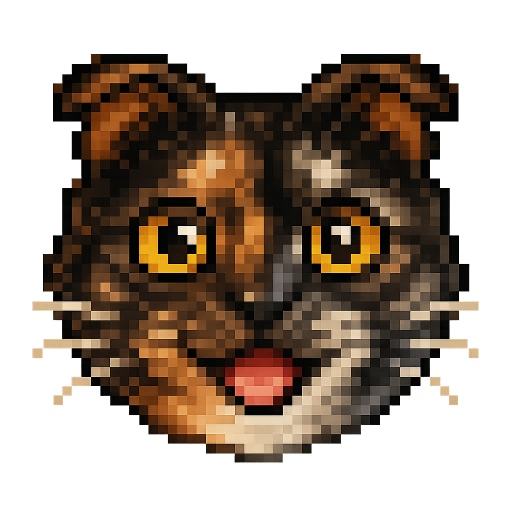
#> input picture src/data/portraits/circe.png, 1024 x 1024 px (shown at 1/2 size)
$ python gen_sprite.py ../src/data/portraits/circe.png
#> lines starting #> are read from the running program, lines starting #| are printed output that depends on the picture
#!/usr/bin/env python3
import argparse
import math
from pathlib import Path

from PIL import Image

PALETTE = {
    ".": (0, 0, 0, 0),
    "O": (248, 244, 216, 255),
    "L": (243, 243, 239, 255),
    "G": (92, 95, 104, 255),
    "D": (44, 47, 54, 255),
    "B": (36, 37, 45, 255),
    "K": (17, 18, 22, 255),
    "A": (216, 167, 106, 255),
    "Y": (255, 212, 77, 255),
    "C": (106, 230, 255, 255),
    "R": (255, 115, 90, 255),
}


def dist(c1, c2):
    r1, g1, b1, _ = c1
    r2, g2, b2, _ = c2
    return math.sqrt((r1 - r2) ** 2 + (g1 - g2) ** 2 + (b1 - b2) ** 2)


def nearest_symbol(pixel, transparent_threshold, visible_colors):
    r, g, b, a = pixel

    if a < transparent_threshold:
        return "."

    pixel = (r, g, b, a)
    return min(visible_colors, key=lambda k: dist(pixel, visible_colors[k]))


def pixelate_sprite(
    input_path: str,
    txt_output_path: str | None = None,
    size: int = 32,
    transparent_threshold: int = 10,
):
#> called with input_path = '../src/data/portraits/circe.png', size = 32, transparent_threshold = 10
    visible_colors = {k: v for k, v in PALETTE.items() if k != "."}
    img = Image.open(input_path).convert("RGBA")
#> img is the input picture: PIL image 1024x1024 RGBA; mean R, G, B, A 65.6, 48.5, 32.1, 136
    small = img.resize((size, size), Image.Resampling.LANCZOS)
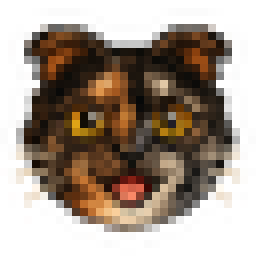
#> small: PIL image 32x32 RGBA (shown 8 times larger); mean R, G, B, A 56.1, 39.2, 25.5, 136.3; transparent parts drawn white

    symbols = []
    indexed = Image.new("RGBA", (size, size), PALETTE["."])
#> indexed: PIL image 32x32 RGBA; every value is 0
    src = small.load()
    dst = indexed.load()

    for y in range(size):
        row = []
        for x in range(size):
            symbol = nearest_symbol(src[x, y], transparent_threshold, visible_colors)
            row.append(symbol)
            dst[x, y] = PALETTE[symbol]
        symbols.append("".join(row))
#> after the loop, symbols = 32 items

    print_terminal_sprite(indexed)
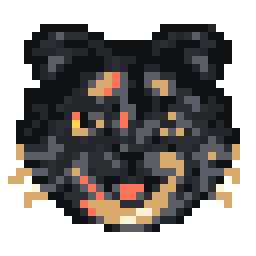
#> indexed: PIL image 32x32 RGBA (shown 8 times larger); mean R, G, B, A 40.3, 36, 35, 151.7; transparent parts drawn white

    ts_array = to_typescript_array(symbols)
    print()
    print(ts_array)

    if txt_output_path:
        Path(txt_output_path).write_text(ts_array + "\n")


def to_typescript_array(symbols: list[str]) -> str:
    rows = []
    for line in symbols:
        cells = ", ".join(symbol_to_const(char) for char in line)
        rows.append(f"  [{cells}]")
#> this loop made 32 passes
#> line on passes 1 to 12: '................................', '................................', '................................', '.....KKKKKK.........KKKKKKB.....', '....KKDGDDDKK......KKDBDGDKK....', '...KKDDBKKKBBKKKKKKBDBKKKDDKK...', '...KBBBDDBBKBBKKKKKBKKKDDBKKK...', '...KKKGGDKKKKBDBBKKKKKKDGGKKK...', '....KBGBKKKKKBDBKKBBKKKKBGBK....', '....KBDKKKBBGARGKKGGDDKKKDBK....', '.....KKKKKBGAARGBKGAAGKKKKK.....', '...KKKKKKBDAARGGKKBGAGDDKKKK....'
#> after the loop, rows = 32 items
    return ",\n".join(rows)


def symbol_to_const(char: str) -> str:
    if char == ".":
        return "T"
    return char


def print_terminal_sprite(img: Image.Image):
    src = img.load()
    for y in range(img.height):
        parts = []
        for x in range(img.width):
            r, g, b, a = src[x, y]
            if a == 0:
                parts.append("  ")
            else:
                parts.append(f"\x1b[48;2;{r};{g};{b}m  \x1b[0m")
        print("".join(parts))


def main():
    parser = argparse.ArgumentParser()
    parser.add_argument("input")
    parser.add_argument("--txt", default=None)
    parser.add_argument("--size", type=int, default=32)
    parser.add_argument("--transparent-threshold", type=int, default=10)
    args = parser.parse_args()

    pixelate_sprite(
        input_path=args.input,
        txt_output_path=args.txt,
        size=args.size,
        transparent_threshold=args.transparent_threshold,
    )


if __name__ == "__main__":
    main()
